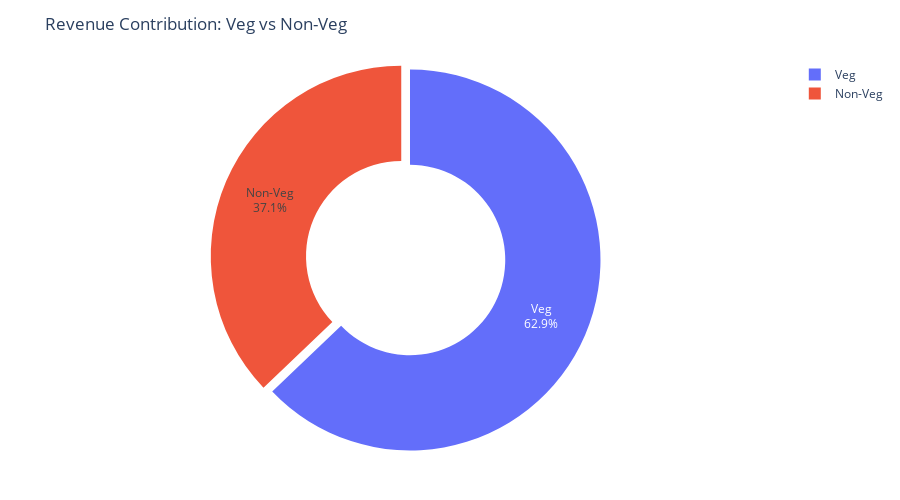

Write notebook code for a chart like this one.
### Code cell
import plotly.express as px


fig = px.pie(
    food_revenue, 
    values="Price (INR)", 
    names="Food Category", 
    hole=0.5,
    title="Revenue Contribution: Veg vs Non-Veg"
)


fig.update_traces(
    textinfo="percent+label", 
    pull=[0.05, 0] 
)


fig.update_layout(
    height=500, 
    margin=dict(t=60, b=40, l=40, r=40)
)


fig.show()

### Figure 1 — Plotly figure (JSON) as saved in the notebook; plotly's stock layout.template omitted (floating-point values rounded to 4 significant figures)
{"data": [{"domain": {"x": [0, 1], "y": [0, 1]}, "hole": 0.5, "hovertemplate": "Food Category=%{label}<br>Price (INR)=%{value}<extra></extra>", "labels": ["Non-Veg", "Veg"], "legendgroup": "", "name": "", "pull": [0.05, 0], "showlegend": true, "textinfo": "percent+label", "type": "pie", "values": [19680000.0, 33330000.0]}], "layout": {"height": 500, "legend": {"tracegroupgap": 0}, "margin": {"b": 40, "l": 40, "r": 40, "t": 60}, "title": {"text": "Revenue Contribution: Veg vs Non-Veg"}}}
